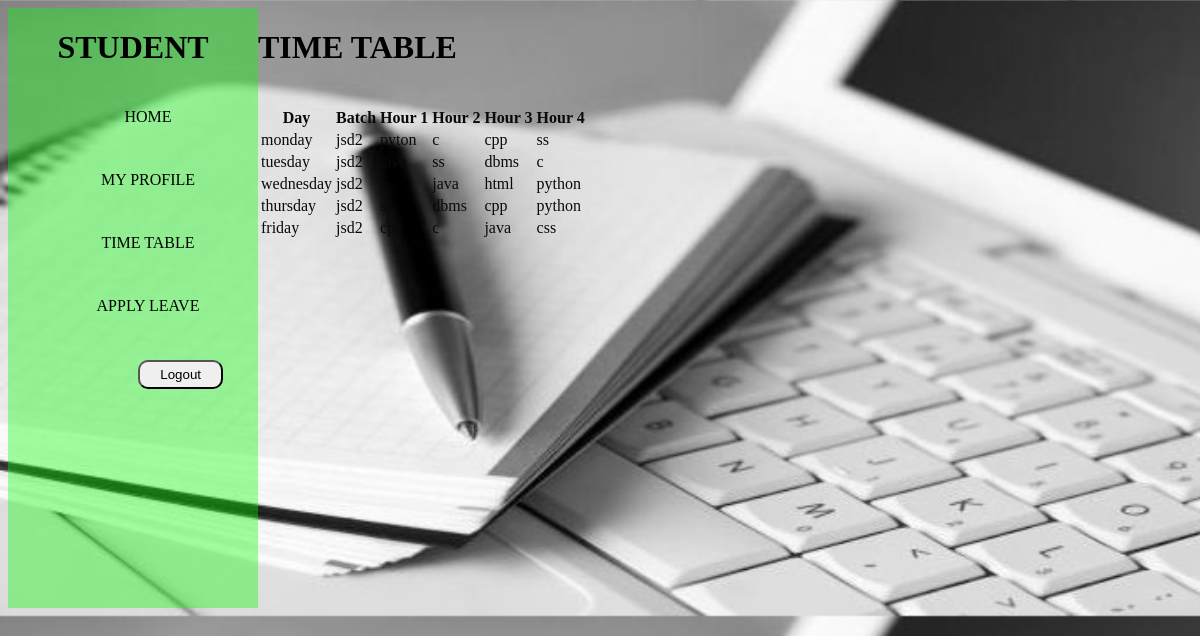
Page /stutime (signed in) on the committed database.
### attapp/models.py (models this page shows)
class timetable(models.Model):
    day=models.CharField(max_length=10)
    batch=models.CharField(max_length=10)
    hour1=models.CharField(max_length=10)
    hour2=models.CharField(max_length=10)
    hour3=models.CharField(max_length=10)
    hour4=models.CharField(max_length=10)

### attapp/views.py (the view)
# urls.py: path('stutime',views.timestudent,name='timetablestudent'),
def timestudent(request):
    qr=timetable.objects.all().filter(batch=request.session['batch'])
    return render(request,'timetablestudent.html',{'rs':qr})

### attapp/templates/timetablestudent.html (shortened to what this page needs)
<!DOCTYPE html>
<html>
<head>
{% load static %}
<link rel="stylesheet"  href="{% static 'css/style.css'%}">
</head>
<body class="bd">
        <div style="display: inline-flex">
            <div class="b">
                <h1>STUDENT</h1>
                <ul>
                    <li><a href="{% url 'student_home' %}"> HOME</a></li>
                    <li><a href="#">MY PROFILE</a>
                    </li>
                    <li><a href="{% url 'timetablestudent' %}">TIME TABLE</a></li>
                    <li><a href="{% url 'student_applyleave' %}">APPLY LEAVE</a></li>
                    <li><form action="{% url 'logout' %}" method="post">
                             <input type="submit" value="Logout" name="logout" class="sbm" >
                        </form>
                    </li>
                </ul>
            </div>
            <div >
                <h1> TIME TABLE</h1><br>
                <table style="color:rgb(10, 10, 10)" >
                    <thead>
                        <tr>
                            <th>Day</th>
                            <th>Batch</th>
                            <th>Hour 1</th>
                            <th>Hour 2</th>
                            <th>Hour 3</th>
                            <th>Hour 4</th>
                        </tr>
                    </thead>
                    <tbody>
                        {% if rs %}
                        {% for i in rs %}
                        <tr>
                            <td> {{i.day}}</td>
                            <td>{{i.batch}}</td>
                            <td>{{i.hour1}}</td>
                            <td>{{i.hour2}}</td>
                            <td>{{i.hour3}}</td>
                            <td>{{i.hour4}}</td>
                        </tr>
                        {%endfor %}
                        {%endif %}
                    </tbody>
                </table>
            </div>
        </div>
</body>
</html>

### attapp/static/css/style.css (style rules this page uses)
.bd { background-image:url("../img/log2.jpeg"); background-size:cover; }
.b { width:250px; height:600px; background-color:rgba(0, 255, 0, 0.37); text-align:center; }
.b ul { display:block; list-style-type:none; }
.b ul li { width:150px; padding:20px; border-radius:20px; margin:5px; }
.b ul li a { text-decoration:none; color:black; }
.sbm { padding:5px 20px; float:right; border-radius:10px; }

### rows in the picture
timetable: day "monday", batch "jsd2", hour1 "pyton", hour2 "c", hour3 "cpp", hour4 "ss"
timetable: day "tuesday", batch "jsd2", hour2 "ss", hour3 "dbms", hour4 "c"
timetable: day "wednesday", batch "jsd2", hour2 "java", hour3 "html", hour4 "python"
timetable: day "thursday", batch "jsd2", hour2 "dbms", hour3 "cpp", hour4 "python"
timetable: day "friday", batch "jsd2", hour1 "cpp", hour2 "c", hour3 "java", hour4 "css"
